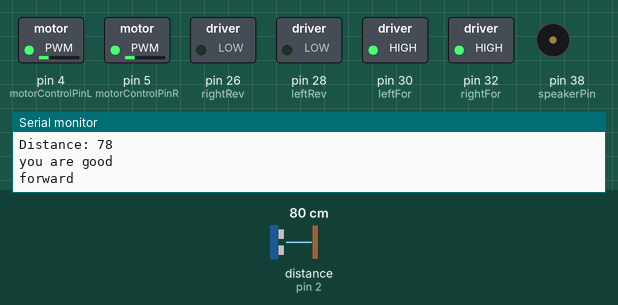
Recording of a sketch running on a simulated Arduino Mega 2560, built with avr-gcc and run on an emulated ATmega2560. On the bench: switched loads named in the sketch (green lamp = pin HIGH), buzzer (waves = sounding, pin HIGH), the last lines printed to the serial monitor. Wiring (inferred from the names in the program): ultrasonic range finder: trigger pin 24; echo pin 2. The inputs (shaded band) are chosen by the test bench; at power-on: distance to the obstacle (sensor on pin 2) 80 cm. The echo pulse lasts 58.3 µs per cm; pins used as bus, display or sensor lines are not drawn.

Above: at 3.18 s.
3.2 s: distance to the obstacle (sensor on pin 2) set to 33 cm
6.7 s: distance to the obstacle (sensor on pin 2) set to 27 cm
At 7.11 s:
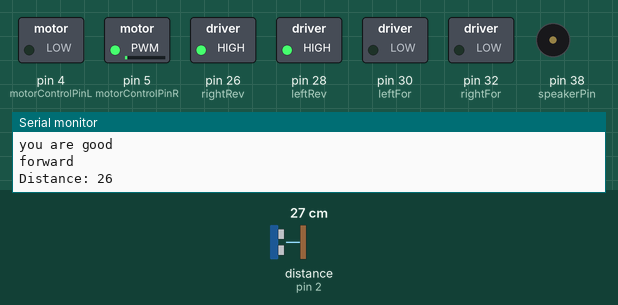
10.2 s: distance to the obstacle (sensor on pin 2) set to 35 cm
At 11.83 s:
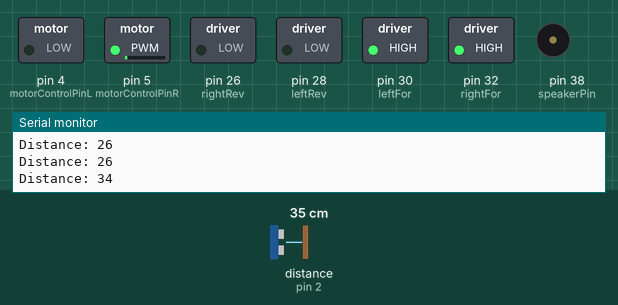
13.7 s: distance to the obstacle (sensor on pin 2) set to 2 cm
At 14.84 s:
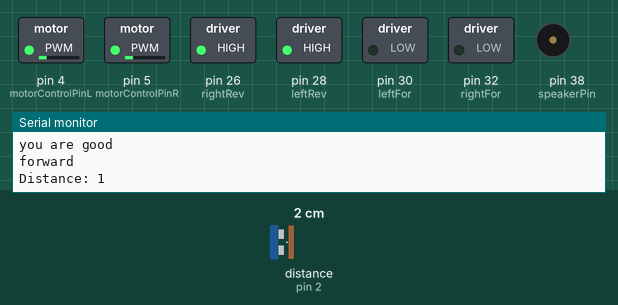
Timing chart, 0 to 18.2 s (numbered marks = the images above; inputs shaded):
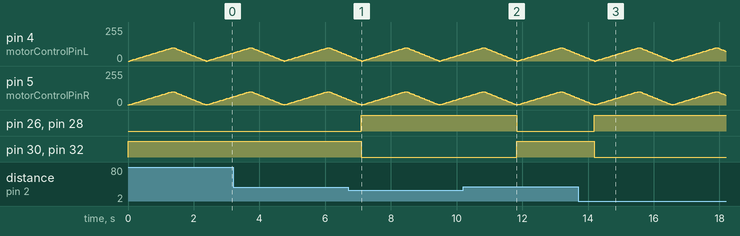

The sketch:

arduino_forward.ino
```cpp
//set pin numbers for the outputs for motor
const int leftRev = 28;
const int leftFor = 30;
const int rightRev = 26;
const int rightFor = 32;
const int motorControlPinR = 5;
const int motorControlPinL = 4;
// pins for ultrasonic sensor
const int trigPinF = 24;
const int echoPinF = 2;
const int trigPinR = 34;
const int echoPinR = 6;
const int trigPinL = 36;
const int echoPinL = 7;

long duration;
int distance;

//variable to keep track of current speed detting
int motorSpeed = 0;

//buzzer
int const speakerPin = 38;
/**
   function prototypes
*/
void slowStartMotors(int speed); //speed sets maximum pwm speed - speed <= 255
void slowStopMotors();
void setLeftForward(void);
void setRightForward(void);
void setLeftReverse(void);
void setRightReverse(void);

void setup() {
  pinMode(leftFor, OUTPUT);
  pinMode(leftRev, OUTPUT);
  pinMode(rightFor, OUTPUT);
  pinMode(rightRev, OUTPUT);
  pinMode(trigPinF, OUTPUT); // Sets the trigPin as an Output
  pinMode(echoPinF, INPUT); // Sets the echoPin as an Input
  pinMode(trigPinR, OUTPUT); // Sets the trigPin as an Output
  pinMode(echoPinR, INPUT); // Sets the echoPin as an Input
  pinMode(trigPinL, OUTPUT); // Sets the trigPin as an Output
  pinMode(echoPinL, INPUT); // Sets the echoPin as an Input
  pinMode (speakerPin, OUTPUT);//Sets up the buzzer
  Serial.begin(9600); // Starts the serial communication


  //  Serial.println("forward");
  //  //  move forward
  //  setLeftForward();
  //  setRightForward();
  //  slowStartMotors(100);
  //  delay(1500);
  //  slowStopMotors();
  //
  //
  //
  //  delay(1000);
  //
  //  Serial.println("spin");
  //  //spin in place
  //  setLeftForward();
  //  setRightReverse();
  //  slowStartMotors(75);
  //  delay(3000);
  //  slowStopMotors();
}

void loop() {

  //  Clears the trigPin
  digitalWrite(trigPinF, LOW);
  delayMicroseconds(2);
  // Sets the trigPin on HIGH state for 10 micro seconds
  digitalWrite(trigPinF, HIGH);
  delayMicroseconds(10);
  digitalWrite(trigPinF, LOW);
  // Reads the echoPin, returns the sound wave travel time in microseconds
  duration = pulseIn(echoPinF, HIGH);
  // Calculating the distance
  distance = duration * 0.034 / 2;
  // Prints the distance on the Serial Monitor
  Serial.print("Distance: ");
  Serial.println(distance);

  if (distance < 30)
  {
//    Serial.println("backward");
//    analogWrite (speakerPin, 10);
//    delay (50);
//    analogWrite (speakerPin, -1);

    //move backwards
    setLeftReverse();
    setRightReverse();
    slowStartMotors(100);
    slowStopMotors();


  }
  else {
    Serial.println("you are good");
    Serial.println("forward");
    //  move forward
    setLeftForward();
    setRightForward();
    slowStartMotors(100);
    slowStopMotors();

  }

}

void slowStartMotors(int speed) {
  // fade in from min to max in increments of 5 points:
  for (int fadeValue = 0 ; fadeValue <= speed; fadeValue += 3) {
    // sets the value (range from 0 to 255):
    analogWrite(motorControlPinL, fadeValue);
    analogWrite(motorControlPinR, fadeValue + 1);
    motorSpeed = fadeValue;
    // wait for 5 milliseconds to for each of the 51 steps
    delay(40);
  }
}

void slowStopMotors() {
  // fade in from min to max in increments of 5 points:
  for (int fadeValue = motorSpeed ; fadeValue >= 0; fadeValue -= 5) {
    // sets the value (range from 0 to 255):
    if (fadeValue < 0) {
      fadeValue = 0;
    }
    analogWrite(motorControlPinL, fadeValue);
    analogWrite(motorControlPinR, fadeValue);
    // wait for 5 milliseconds to for each of the 51 steps
    delay(50);
  }
}

void setLeftForward() {
  digitalWrite(leftFor, HIGH);
  digitalWrite(leftRev, LOW);
}

void setRightForward() {
  digitalWrite(rightFor, HIGH);
  digitalWrite(rightRev, LOW);
}

void setLeftReverse() {
  digitalWrite(leftFor, LOW);
  digitalWrite(leftRev, HIGH);
}

void setRightReverse() {
  digitalWrite(rightFor, LOW);
  digitalWrite(rightRev, HIGH);
}
```

Measured:
- the behaviour switches between 31 and 30 cm on distance to the obstacle (sensor on pin 2) (found by bisection; images 0 and 1)
- after the input at 6.7 s, pin 26 (rightRev), pin 28 (leftRev): LOW → HIGH after 0.40 s; pin 30 (leftFor), pin 32 (rightFor): HIGH → LOW after 0.40 s
- after the input at 10.2 s, pin 26 (rightRev), pin 28 (leftRev): HIGH → LOW after 1.6 s; pin 30 (leftFor), pin 32 (rightFor): LOW → HIGH after 1.6 s
- after the input at 13.7 s, pin 26 (rightRev), pin 28 (leftRev): LOW → HIGH after 0.49 s; pin 30 (leftFor), pin 32 (rightFor): HIGH → LOW after 0.49 s
